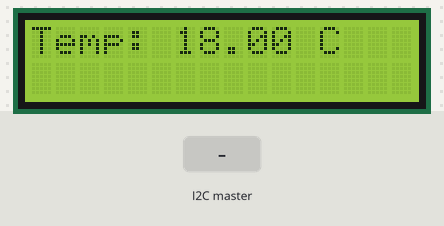
The sketch below on a simulated Arduino Uno, built with avr-gcc and run on an emulated ATmega328P. Shown: 16×2 character LCD. Inputs (shaded band) come from the test bench.

Above: at 2.2 s.
2.3 s: the I2C master sends the byte 1
At 3.8 s:
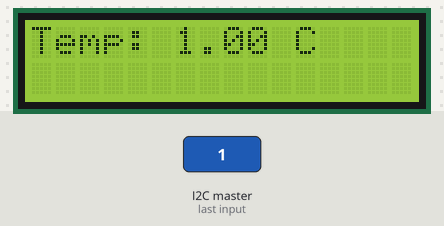
4.5 s: the I2C master sends the byte 0
At 5.6 s:
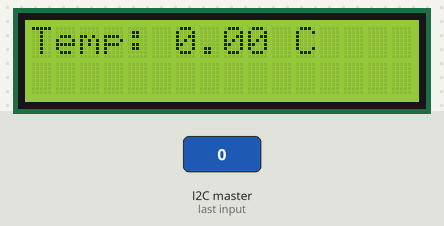
Timing chart, 0 to 7.5 s (numbered marks = the images above; inputs shaded):
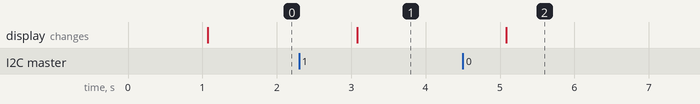

Measured:
- after the input at 2.3 s, the display: changes after 0.78 s (image 1)
- after the input at 4.5 s, the display: changes after 0.59 s (image 2)

The sketch:

Slave_Arduino.ino
```cpp
#include <Wire.h>
#include <LiquidCrystal.h>

LiquidCrystal lcd(8,7,6,5,4,3);

float celsius=18;

void setup() {
  lcd.begin(16, 2);
  Wire.begin(8);
  Wire.onReceive(receiveEvent);
  lcd.print("Temperature Reading");
  delay(1000);


}

void loop() {
  lcd.clear();
  lcd.setCursor(0, 0);
  lcd.print("Temp: ");
  lcd.print(celsius);
  lcd.print(" C");

  delay(1000);
}
void receiveEvent(int howMany) {
  while (Wire.available()) {
    celsius = Wire.read(); // Receive byte as an integer
  }
}
```
